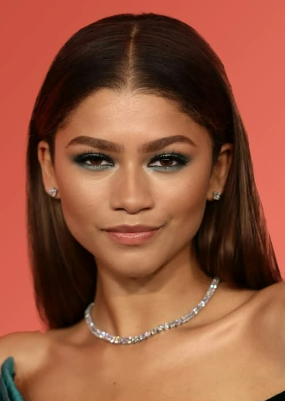
#> input picture Cascade/face.png, 285 x 401 px
$ python 'Face(Image).py'
#> lines starting #> are read from the running program, lines starting #| are printed output that depends on the picture; after the words box and inside, x2 and y2 are one past the last pixel; in counts of white or black regions, pixels touching at a corner belong together
import cv2

img = cv2.imread('../face.png')
#> img is the input picture: shape (401, 285, 3); mean B, G, R 62.2, 86.5, 148.2
gray = cv2.cvtColor(img,cv2.COLOR_BGR2GRAY)
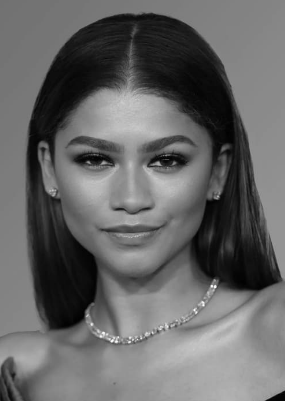
#> gray: shape (401, 285); min 1, max 250, mean 102.2

face_cascade = cv2.CascadeClassifier('../haarcascade_frontalface_default.xml')

faces = face_cascade.detectMultiScale(gray,1.3,5)
#> faces = [[42, 91, 179, 179]]

for (x,y,w,h) in faces:
    cv2.rectangle(img,(x,y),(x+w,y+h),(0,255,0),2)
#> this loop made 1 pass
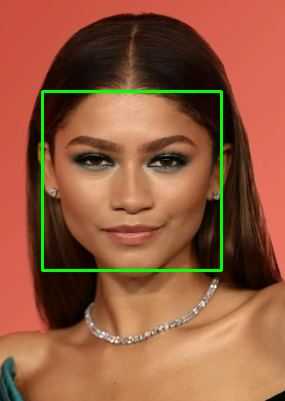
#> img: shape (401, 285, 3); 1.88% of pixels changed, all inside (x1, y1, x2, y2) = (41, 90, 223, 272)

cv2.imshow('Tespit Edilen Yuz',img)

cv2.waitKey(0)
cv2.destroyAllWindows()

"""
1. scaleFactor:
Tanım: Bu parametre, görüntünün her ardışık ölçeklendirme işleminde ne kadar küçültüleceğini belirler.
scaleFactor, genellikle 1'den büyük bir değerdir. Örneğin, 1.3 değeri, her ölçeklendirme adımında görüntünün %30 oranında küçültüleceğini ifade eder.
Daha düşük bir scaleFactor değeri (örn. 1.1), daha ayrıntılı bir arama sağlar, ancak işlem süresi uzar.
Daha yüksek bir scaleFactor değeri (örn. 1.5), daha hızlı bir arama sağlar, ancak bazı yüzler atlanabilir.

2. minNeighbors:
Tanım: Bir pencereyi (window) yüz olarak kabul etmek için, o pencerenin çevresinde kaç komşu pencereden destek alması gerektiğini belirler.
Bu değer, pozitif bir tam sayıdır. Örneğin, 5 değeri, bir yüzün algılandığına emin olmak için en az 5 komşu pencerenin de bu yüzü tanımlaması gerektiğini ifade eder.
Daha yüksek bir minNeighbors değeri, daha az yanlış pozitif sonuç (yani, yüz olmayan bölgelerin yüz olarak algılanması) sağlar, ancak bazı gerçek yüzlerin atlanmasına neden olabilir.
Daha düşük bir minNeighbors değeri, daha fazla yüz tespiti sağlar, ancak yanlış pozitif oranını artırabilir.
"""
